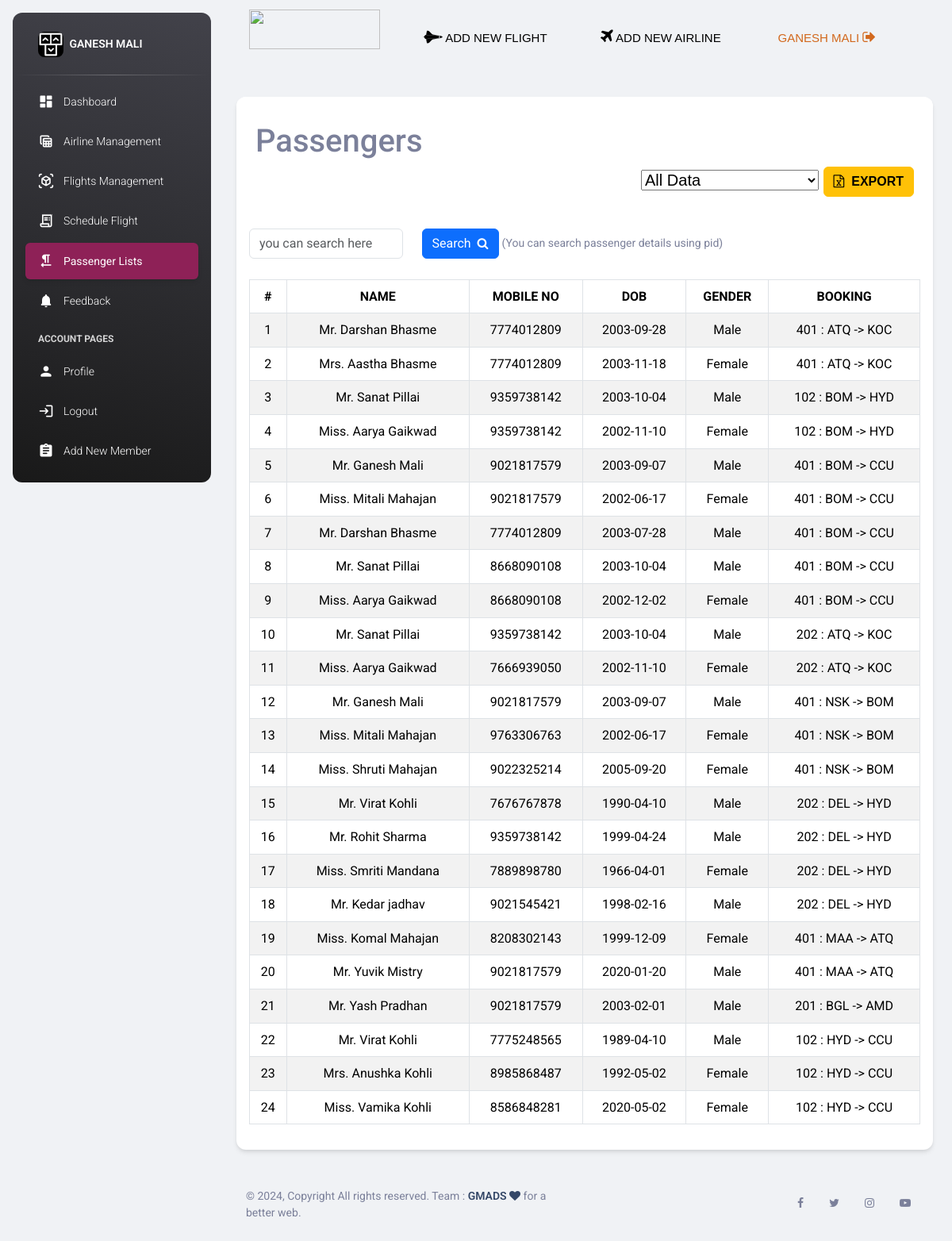
/passenger-lists.php (signed in), run on the app's committed database.
### tables this page shows
CREATE TABLE `passenger` (
  `pid` int(255) NOT NULL,
  `name` varchar(255) NOT NULL,
  `mobile` varchar(255) NOT NULL,
  `dob` date NOT NULL,
  `gender` varchar(255) NOT NULL,
  `id` int(11) NOT NULL,
  `seq_no` int(11) NOT NULL,
  `booking_id` int(11) NOT NULL
);

CREATE TABLE `flight_schedule` (
  `seq_no` int(255) NOT NULL,
  `source` varchar(255) NOT NULL,
  `destination` varchar(255) NOT NULL,
  `adatetime` datetime NOT NULL,
  `ddatetime` datetime NOT NULL,
  `fno` int(11) NOT NULL
);

### passenger-lists.php (the view, shortened to what the rows shown need)
<!DOCTYPE html>
<html lang="en">
<head>
  <link rel="stylesheet" href="https://cdn.jsdelivr.net/npm/bootstrap@5.3.2/dist/css/bootstrap.min.css"
>
  <link rel="stylesheet" href="https://cdnjs.cloudflare.com/ajax/libs/font-awesome/4.7.0/css/font-awesome.min.css">
  <link id="pagestyle" href="../assetsp/css/my.css?v=3.1.0" rel="stylesheet" />
  <link id="pagestyle" href="../assets/css/my.css?v=3.1.0" rel="stylesheet" />
</head>
<?php
  $hostName ="localhost";
  $dbusers ="root";
  $dbPassword ="";
  $dbName ="jetsetfly";
  $conn =mysqli_connect($hostName,$dbusers,$dbPassword,$dbName);
?>
<body class="g-sidenav-show  bg-gray-200">
  <main class="main-content position-relative max-height-vh-100 h-100 border-radius-lg ">
    <div class="container-fluid py-4">
      <div class="container">
        <div class="row">
          <div class="col-md-12 mt-4">
            <div class="card">
              <div class="card-header">
                <h4 class="card-title">
                  <h1>Passengers</h1>
                </h4>
              </div>
              <div class="card-body">
                <form action="" method="GET">
                    <?php
                    if(isset($_GET['search']))
                    {
                      ?>
                      <br>
                      <table class="table table-bordered table-striped table-hover">
                        <thead>
                        <tr align="center">
                              <th>#</th>
                              <th>NAME</th>
                              <th>MOBILE NO</th>
                              <th>DOB</th>
                              <th>GENDER</th>
                              <th>BOOKING</th>
                          </tr>
                        </thead>
                        <tbody>
                          <?php
                            $filter=$_GET['search'];
                            $sql="SELECT * FROM passenger WHERE CONCAT(pid,booking_id,name) LIKE '%$filter%' ";
                            $result=mysqli_query($conn,$sql);
                            if (mysqli_num_rows($result)>0)
                            {
                                foreach($result as $pass)
                                {
                                  ?>
                                  <tr align="center">
                                    <td>
                                        <?php echo $pass['pid']; ?>
                                    </td>
                                    <td>
                                        <?php echo $pass['name']; ?>
                                    </td>
                                    <td>
                                        <?php echo $pass['mobile']; ?>
                                    </td>
                                    <td>
                                        <?php echo $pass['dob']; ?>
                                    </td>
                                    <td>
                                        <?php echo $pass['gender']; ?>
                                    </td>
                                    <td>
                                    <?php
                                          $pseq=$pass['seq_no'];
                                          $sql7 = "SELECT * FROM flight_schedule WHERE seq_no = $pseq";
                                          $result7 = mysqli_query($conn, $sql7);
                                          if ($result7)
                                          {
                                              if (mysqli_num_rows($result7) > 0)
                                              {
                                                  $row7 = mysqli_fetch_assoc($result7);
                                              }
                                          }
                                          $fno=$row7['fno'];
                                          $src=$row7['source'];
                                          $dest=$row7['destination'];
                                          echo"$fno : $src -> $dest";
                                      ?>
                                    </td>
                                  </tr>
                                  <?php
                                }
                            }
                            else
                            {
                                echo "<div class='cont'><div class='alert alert-danger'>
                                        No such record(s) found(s)
                                      </div></div>";
                            }
                          ?>
                        </tbody>
                      </table>
                </form>
                      <?php
                    }
                    else
                    {
                      ?>
                      <br>
                      <table class="table table-bordered table-striped table-hover">
                        <thead>
                          <tr align="center">
                              <th>#</th>
                              <th>NAME</th>
                              <th>MOBILE NO</th>
                              <th>DOB</th>
                              <th>GENDER</th>
                              <th>BOOKING</th>
                          </tr>
                        </thead>
                        <tbody>
                          <?php
                            $sql="SELECT * FROM passenger";
                            $result=mysqli_query($conn,$sql);
                            if (mysqli_num_rows($result)>0)
                            {
                                foreach($result as $pass)
                                {
                                  ?>
                                  <tr align="center">
                                    <td>
                                        <?php echo $pass['pid']; ?>
                                    </td>
                                    <td>
                                        <?php echo $pass['name']; ?>
                                    </td>
                                    <td>
                                        <?php echo $pass['mobile']; ?>
                                    </td>
                                    <td>
                                        <?php echo $pass['dob']; ?>
                                    </td>
                                    <td>
                                        <?php echo $pass['gender']; ?>
                                    </td>
                                    <td>
                                      <?php
                                          $pseq=$pass['seq_no'];
                                          $sql7 = "SELECT * FROM flight_schedule WHERE seq_no = $pseq";
                                          $result7 = mysqli_query($conn, $sql7);
                                          if ($result7)
                                          {
                                              if (mysqli_num_rows($result7) > 0)
                                              {
                                                  $row7 = mysqli_fetch_assoc($result7);
                                              }
                                          }
                                          $fno=$row7['fno'];
                                          $src=$row7['source'];
                                          $dest=$row7['destination'];
                                          echo"$fno : $src -> $dest";
                                      ?>
                                    </td>
                                  </tr>
                                  <?php
                                }
                            }
                            else
                            {
                                echo "<h5> No Record Found </h5>";
                            }?>
                            </tbody>
                      </table>
                      <?php
                    }
                    ?>
              </div>
            </div>
          </div>
        </div>
      </div>
  </main>
</body>
</html>

### data on the page
passenger: pid "1", name "Mr. Darshan Bhasme", mobile "7774012809", dob "2003-09-28", gender "Male", seq_no.fno "401", seq_no.source "ATQ", seq_no.destination "KOC"
passenger: pid "2", name "Mrs. Aastha Bhasme", mobile "7774012809", dob "2003-11-18", gender "Female", seq_no.fno "401", seq_no.source "ATQ", seq_no.destination "KOC"
passenger: pid "3", name "Mr. Sanat Pillai", mobile "9359738142", dob "2003-10-04", gender "Male", seq_no.fno "102", seq_no.source "BOM", seq_no.destination "HYD"
passenger: pid "4", name "Miss. Aarya Gaikwad", mobile "9359738142", dob "2002-11-10", gender "Female", seq_no.fno "102", seq_no.source "BOM", seq_no.destination "HYD"
passenger: pid "5", name "Mr. Ganesh Mali", mobile "9021817579", dob "2003-09-07", gender "Male", seq_no.fno "401", seq_no.source "BOM", seq_no.destination "CCU"
passenger: pid "6", name "Miss. Mitali Mahajan", mobile "9021817579", dob "2002-06-17", gender "Female", seq_no.fno "401", seq_no.source "BOM", seq_no.destination "CCU"
passenger: pid "7", name "Mr. Darshan Bhasme", mobile "7774012809", dob "2003-07-28", gender "Male", seq_no.fno "401", seq_no.source "BOM", seq_no.destination "CCU"
passenger: pid "8", name "Mr. Sanat Pillai", mobile "8668090108", dob "2003-10-04", gender "Male", seq_no.fno "401", seq_no.source "BOM", seq_no.destination "CCU"
passenger: pid "9", name "Miss. Aarya Gaikwad", mobile "8668090108", dob "2002-12-02", gender "Female", seq_no.fno "401", seq_no.source "BOM", seq_no.destination "CCU"
passenger: pid "10", name "Mr. Sanat Pillai", mobile "9359738142", dob "2003-10-04", gender "Male", seq_no.fno "202", seq_no.source "ATQ", seq_no.destination "KOC"
passenger: pid "11", name "Miss. Aarya Gaikwad", mobile "7666939050", dob "2002-11-10", gender "Female", seq_no.fno "202", seq_no.source "ATQ", seq_no.destination "KOC"
passenger: pid "12", name "Mr. Ganesh Mali", mobile "9021817579", dob "2003-09-07", gender "Male", seq_no.fno "401", seq_no.source "NSK", seq_no.destination "BOM"
passenger: pid "13", name "Miss. Mitali Mahajan", mobile "9763306763", dob "2002-06-17", gender "Female", seq_no.fno "401", seq_no.source "NSK", seq_no.destination "BOM"
passenger: pid "14", name "Miss. Shruti Mahajan", mobile "9022325214", dob "2005-09-20", gender "Female", seq_no.fno "401", seq_no.source "NSK", seq_no.destination "BOM"
passenger: pid "15", name "Mr. Virat Kohli", mobile "7676767878", dob "1990-04-10", gender "Male", seq_no.fno "202", seq_no.source "DEL", seq_no.destination "HYD"
passenger: pid "16", name "Mr. Rohit Sharma", mobile "9359738142", dob "1999-04-24", gender "Male", seq_no.fno "202", seq_no.source "DEL", seq_no.destination "HYD"
passenger: pid "17", name "Miss. Smriti Mandana", mobile "7889898780", dob "1966-04-01", gender "Female", seq_no.fno "202", seq_no.source "DEL", seq_no.destination "HYD"
passenger: pid "18", name "Mr. Kedar jadhav", mobile "9021545421", dob "1998-02-16", gender "Male", seq_no.fno "202", seq_no.source "DEL", seq_no.destination "HYD"
passenger: pid "19", name "Miss. Komal Mahajan", mobile "8208302143", dob "1999-12-09", gender "Female", seq_no.fno "401", seq_no.source "MAA", seq_no.destination "ATQ"
passenger: pid "20", name "Mr. Yuvik Mistry", mobile "9021817579", dob "2020-01-20", gender "Male", seq_no.fno "401", seq_no.source "MAA", seq_no.destination "ATQ"
passenger: pid "21", name "Mr. Yash Pradhan", mobile "9021817579", dob "2003-02-01", gender "Male", seq_no.fno "201", seq_no.source "BGL", seq_no.destination "AMD"
passenger: pid "22", name "Mr. Virat Kohli", mobile "7775248565", dob "1989-04-10", gender "Male", seq_no.fno "102", seq_no.source "HYD", seq_no.destination "CCU"
passenger: pid "23", name "Mrs. Anushka Kohli", mobile "8985868487", dob "1992-05-02", gender "Female", seq_no.fno "102", seq_no.source "HYD", seq_no.destination "CCU"
passenger: pid "24", name "Miss. Vamika Kohli", mobile "8586848281", dob "2020-05-02", gender "Female", seq_no.fno "102", seq_no.source "HYD", seq_no.destination "CCU"

### other printed values
$name "GANESH MALI"
